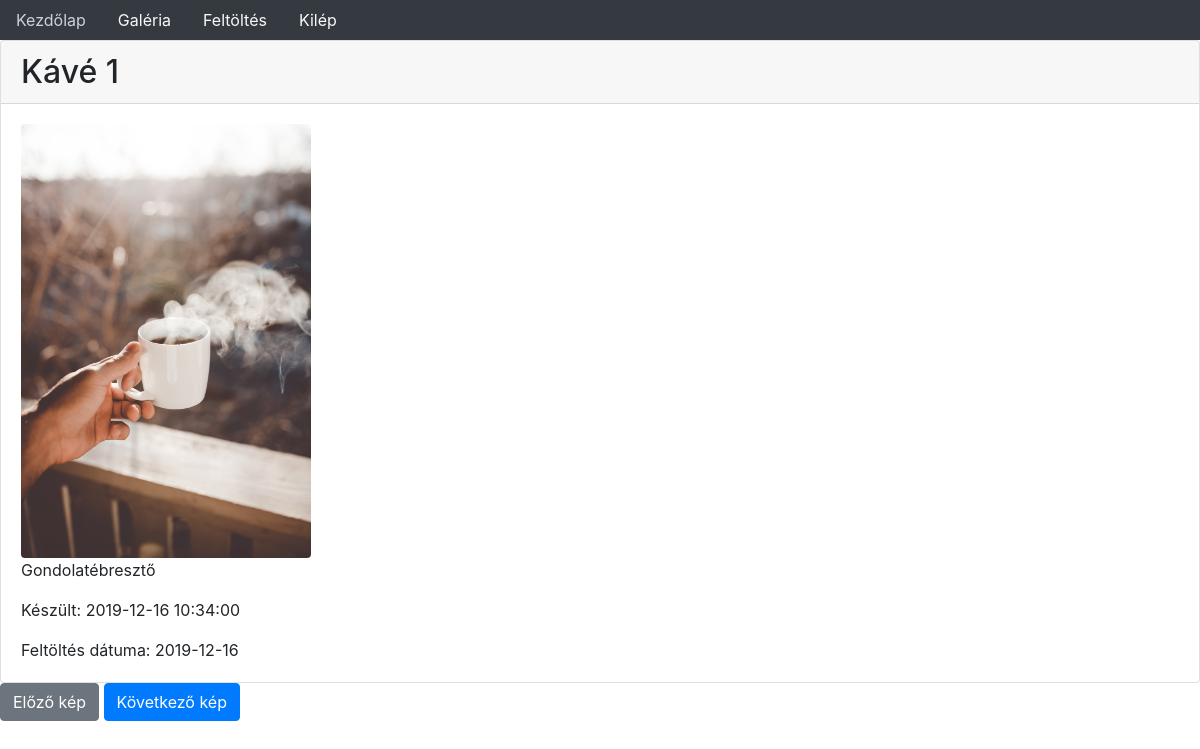
Before: /details.php?kep=1 (signed in) with the older database file.
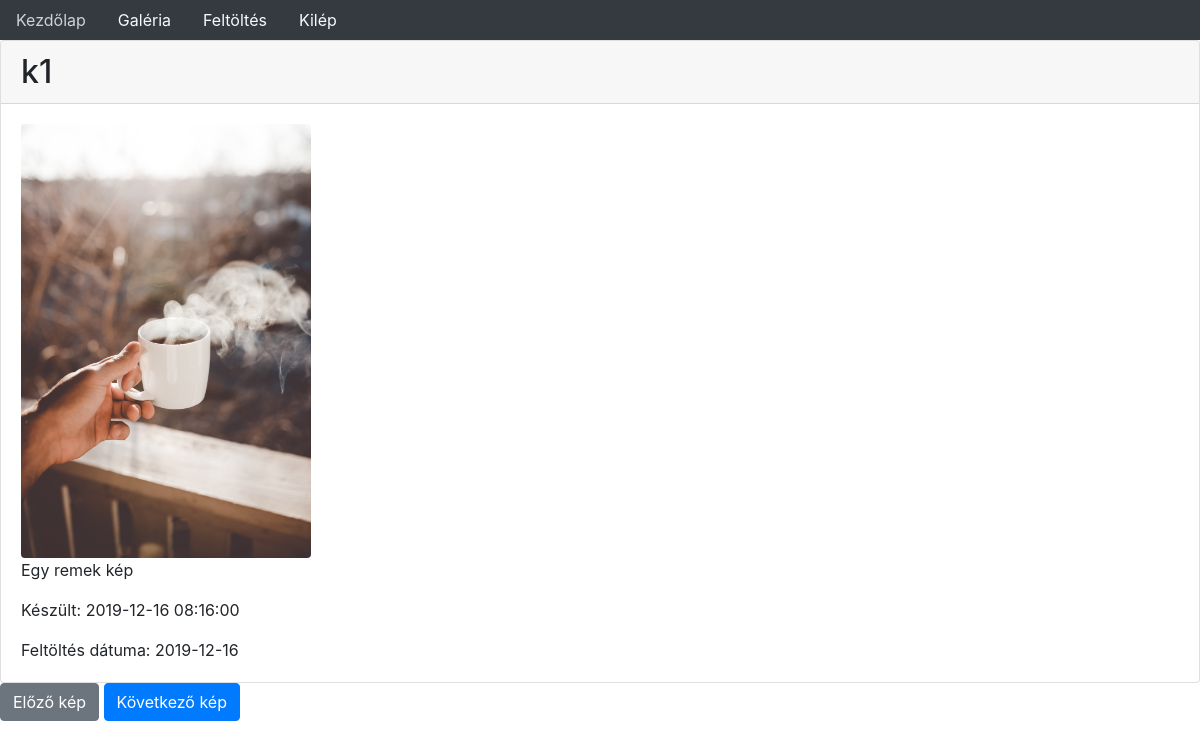
After: the same page with the newer database file.
### tables this page shows
CREATE TABLE IF NOT EXISTS `kepek` (
  `id` int(11) NOT NULL AUTO_INCREMENT,
  `fid` int(11) NOT NULL,
  `cim` varchar(64) NOT NULL,
  `fajlnev` varchar(255) NOT NULL,
  `utvonal` varchar(255) NOT NULL,
  `leiras` varchar(1000) NOT NULL,
  `keszult` datetime NOT NULL,
  `feltoltes` date NOT NULL,
  PRIMARY KEY (`id`),
  KEY `fid` (`fid`)
);

### details.php (the view, shortened to what this page needs)
<?php
require_once('config/init.php');
if($_SERVER['REQUEST_METHOD'] == 'GET' && (!empty($_GET['kep']))){
    $kep = $_GET['kep'];
    $sql = "SELECT * FROM kepek WHERE id = ?";
    $stmt = $con -> prepare($sql);
    $stmt -> bind_param('i',$kep);
    $stmt -> execute();
    $stmt -> store_result();
    $stmt -> bind_result($id, $fid, $cim, $file, $utvonal, $leiras, $keszult, $feltolt);
    $html = '<div class="card">'
                . '<div class="card-header">'
                    . '<h2 class="card-text">'.$cim.'</h2>'
                . '</div>'
                . '<div class="card-body">'
                    . '<img class="w-25 rounded" src="'.$utvonal.$file.'" alt="kávé" title="'.$cim.'"></img>'
                    . '<p class="card-text">'.$leiras.'</p>'
                    . '<p class="card-text">Készült: '.$keszult.'</p>'
                    . '<p class="card-text">Feltöltés dátuma: '.$feltolt.'</p>'
                . '</div>'
            . '</div>';
    echo printMenu();
    echo $html;
    $sql = "SELECT * FROM kepek";
    $result = $con -> query($sql);
        if($result){
            $maxKepekSzama = $result -> num_rows;
        }
    if ($id>1) {
        $idElozo = $id - 1;
        echo '<p data-azonosito="'.$idElozo.'" class="reszletek btn btn-primary">Előző kép</p>';
    }else{
        echo '<p class="btn btn-secondary">Előző kép</p>';
    }
    if ($id<$maxKepekSzama) {
        $idKovetkezo = $id + 1;
        echo ' <p data-azonosito="'.$idKovetkezo.'" class="reszletek btn btn-primary">Következő kép</p>';
    }else{
        echo ' <p class="btn btn-secondary">Következő kép</p>';
    }
}

### config/functions.php (shortened to what this page needs)
<?php
function isLogged() {
    if (!empty($_SESSION['fid'])) {
        return true;
    } else {
        return false;
    }
}
function printHTML($html) {
    echo file_get_contents($html);
}
function printMenu() {
    $menu = file_get_contents('html/menu.html');
    if (isLogged()) {
        $menu = str_replace('::ki_belepes', '<li class="nav-item">'
                . '  <a class="nav-link text-light" href="upload.php">Feltöltés</a></li>'
                . '  <a class="nav-link text-light" href="logout.php">Kilép</a> </li>', $menu);
    } else {
        $menu = str_replace('::ki_belepes', '<li class="nav-item">  <a class="nav-link text-light" href="login.php">Belép</a> </li>', $menu);
    }
    return $menu;
}

Changed rows visible on the page:
changed kepek: cim "Kávé 1" → "k1"; leiras "Gondolatébresztő" → "Egy remek kép"; keszult "2019-12-16 10:34:00" → "2019-12-16 08:16:00"
